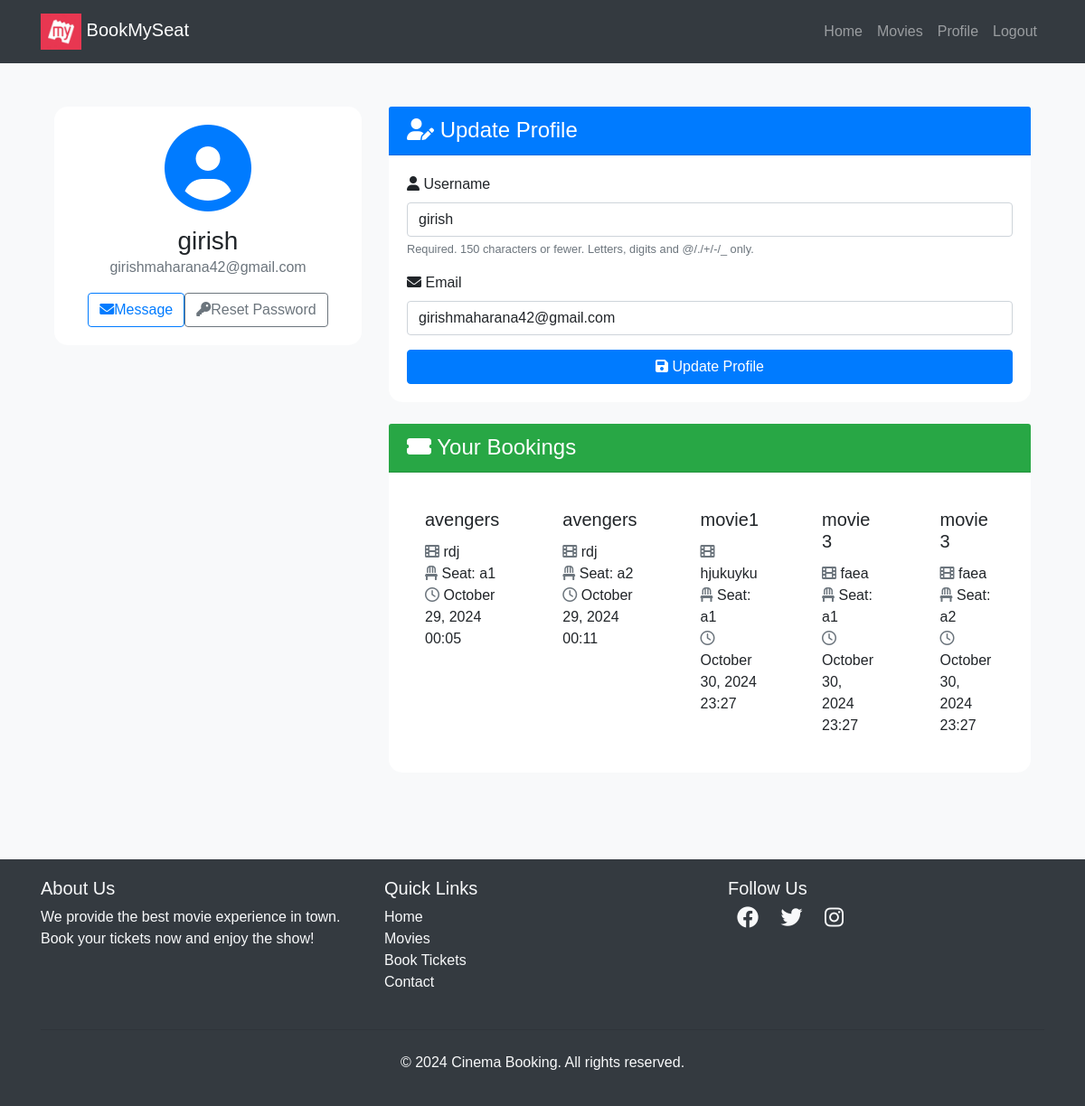
The page /users/profile/ (signed in) on the database its author committed.
### movies/models.py (models this page shows, shortened)
class Booking(models.Model):
    user=models.ForeignKey(User,on_delete=models.CASCADE)
    seat=models.OneToOneField(Seat,on_delete=models.CASCADE)
    movie=models.ForeignKey(Movie,on_delete=models.CASCADE)
    theater=models.ForeignKey(Theater,on_delete=models.CASCADE)
    booked_at=models.DateTimeField(auto_now_add=True)

class Movie(models.Model):
    name= models.CharField(max_length=255)
    image= models.ImageField(upload_to="movies/")
    rating = models.DecimalField(max_digits=3,decimal_places=1)
    cast= models.TextField()
    description= models.TextField(blank=True,null=True) # optional

class Theater(models.Model):
    name = models.CharField(max_length=255)
    movie = models.ForeignKey(Movie,on_delete=models.CASCADE,related_name='theaters')
    time= models.DateTimeField()

class Seat(models.Model):
    theater = models.ForeignKey(Theater,on_delete=models.CASCADE,related_name='seats')
    seat_number = models.CharField(max_length=10)
    is_booked=models.BooleanField(default=False)

### users/views.py (the view)
# urls.py: path('profile/', profile, name='profile'),
@login_required
def profile(request):
    bookings= Booking.objects.filter(user=request.user)
    if request.method == 'POST':
        u_form = UserUpdateForm(request.POST, instance=request.user)
        if u_form.is_valid():
            u_form.save()
            return redirect('profile')
    else:
        u_form = UserUpdateForm(instance=request.user)
    return render(request, 'users/profile.html', {'u_form': u_form,'bookings':bookings})

### users/forms.py
class UserUpdateForm(forms.ModelForm):
    email = forms.EmailField()
    class Meta:
        model = User
        fields = ['username', 'email']

### templates/users/profile.html (shortened to what this page needs)
{% extends "users/basic.html" %} {% block content %}
<div class="container py-5">
  <div class="row">
    <div class="col-lg-4 mb-4">
      <div class="card shadow">
        <div class="card-body text-center">
          <div class="mb-3">
            <i class="fas fa-user-circle fa-6x text-primary"></i>
          </div>
          <h3 class="card-title mb-0">{{ user.username }}</h3>
          <p class="text-muted mb-3">{{ user.email }}</p>
          <div class="d-flex justify-content-center">
            <a href="#" class="btn btn-outline-primary me-2"><i class="fas fa-envelope me-2"></i>Message</a>
            <a href="{% url 'password_reset' %}" class="btn btn-outline-secondary"><i class="fas fa-key me-2"></i>Reset Password</a>
          </div>
        </div>
      </div>
    </div>
    <div class="col-lg-8">
      <div class="card shadow mb-4">
        <div class="card-header bg-primary text-white">
          <h4 class="mb-0"><i class="fas fa-user-edit me-2"></i> Update Profile</h4>
        </div>
        <div class="card-body">
          <form method="POST">
            {% for field in u_form %}
              <div class="mb-3">
                <label for="{{ field.id_for_label }}" class="form-label">
                  <i class="fas fa-{% if field.name == 'username' %}user{% elif field.name == 'email' %}envelope{% else %}info-circle{% endif %} me-2"></i>
                  {{ field.label }}
                </label>
                {{ field }}
                {% if field.help_text %}
                  <small class="form-text text-muted">{{ field.help_text }}</small>
                {% endif %}
              </div>
            {% endfor %}
            <button class="btn btn-primary w-100" type="submit"><i class="fas fa-save me-2"></i> Update Profile</button>
          </form>
        </div>
      </div>
      <div class="card shadow">
        <div class="card-header bg-success text-white">
          <h4 class="mb-0"><i class="fas fa-ticket-alt me-2"> </i> Your Bookings</h4>
        </div>
        <div class="card-body">
          {% if bookings %}
            <div class="row row-cols-1 row-cols-md-2 g-4">
              {% for booking in bookings %}
                <div class="col">
                  <div class="card h-100 border-0 shadow-sm">
                    <div class="card-body">
                      <h5 class="card-title">{{ booking.movie.name }}</h5>
                      <p class="card-text">
                        <i class="fas fa-film me-2 text-muted"> </i>  {{ booking.theater.name }}<br>
                        <i class="fas fa-chair me-2 text-muted"> </i>  Seat: {{ booking.seat.seat_number }}<br>
                        <i class="far fa-clock me-2 text-muted"> </i>  {{ booking.booked_at|date:"F d, Y H:i" }}
                      </p>
                    </div>
                  </div>
                </div>
              {% endfor %}
            </div>
          {% else %}
            <div class="text-center py-5">
              <i class="fas fa-ticket-alt fa-4x text-muted mb-3"></i>
              <p class="lead mb-0">No bookings yet. Time to plan your next movie night!</p>
            </div>
          {% endif %}
        </div>
      </div>
    </div>
  </div>
</div>
<link rel="stylesheet" href="https://cdnjs.cloudflare.com/ajax/libs/font-awesome/6.0.0-beta3/css/all.min.css">
{% endblock %}

### templates/users/basic.html (style rules this page uses)
body { font-family: Arial, sans-serif; }

### templates/users/profile.html (style rules this page uses)
body { background-color: #f8f9fa; }
.card { border-radius: 15px; border: none; transition: transform 0.3s ease-in-out; }
.card-header { border-top-left-radius: 15px; border-top-right-radius: 15px; }
form input, form select, form textarea { display: block; width: 100%; padding: 0.375rem 0.75rem; font-size: 1rem; font-weight: 400; line-height: 1.5; color: #212529; background-color: #fff; background-clip: padding-box; border: 1px solid #ced4da; border-radius: 0.25rem; transition: border-color 0.15s ease-in-out, box-shadow 0.15s ease-in-out; }

### rows shown on the page
Booking: movie.name "avengers", theater.name "rdj", seat.seat_number "a1", booked_at "October 29, 2024 00:05"
Booking: movie.name "avengers", theater.name "rdj", seat.seat_number "a2", booked_at "October 29, 2024 00:11"
Booking: movie.name "movie1", theater.name "hjukuyku", seat.seat_number "a1", booked_at "October 30, 2024 23:27"
Booking: movie.name "movie 3", theater.name "faea", seat.seat_number "a1", booked_at "October 30, 2024 23:27"
Booking: movie.name "movie 3", theater.name "faea", seat.seat_number "a2", booked_at "October 30, 2024 23:27"

### other values the page prints
{{ user.username }} "girish"
{{ user.email }} "girishmaharana42@gmail.com"
{{ field.label }} "Username" "Email"
{{ field.help_text }} "Required. 150 characters or fewer. Letters, digits and @/./+/-/_ only."
